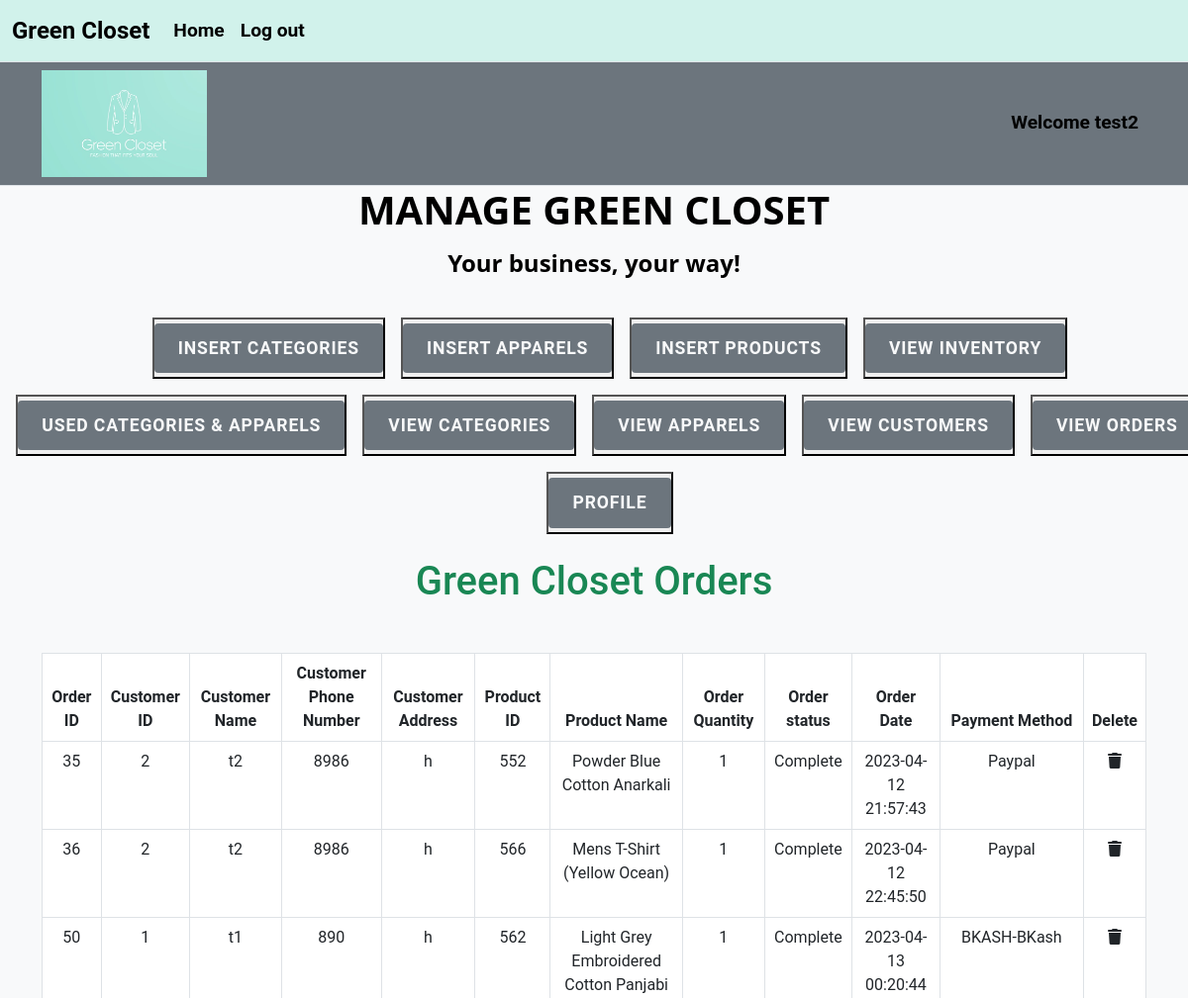
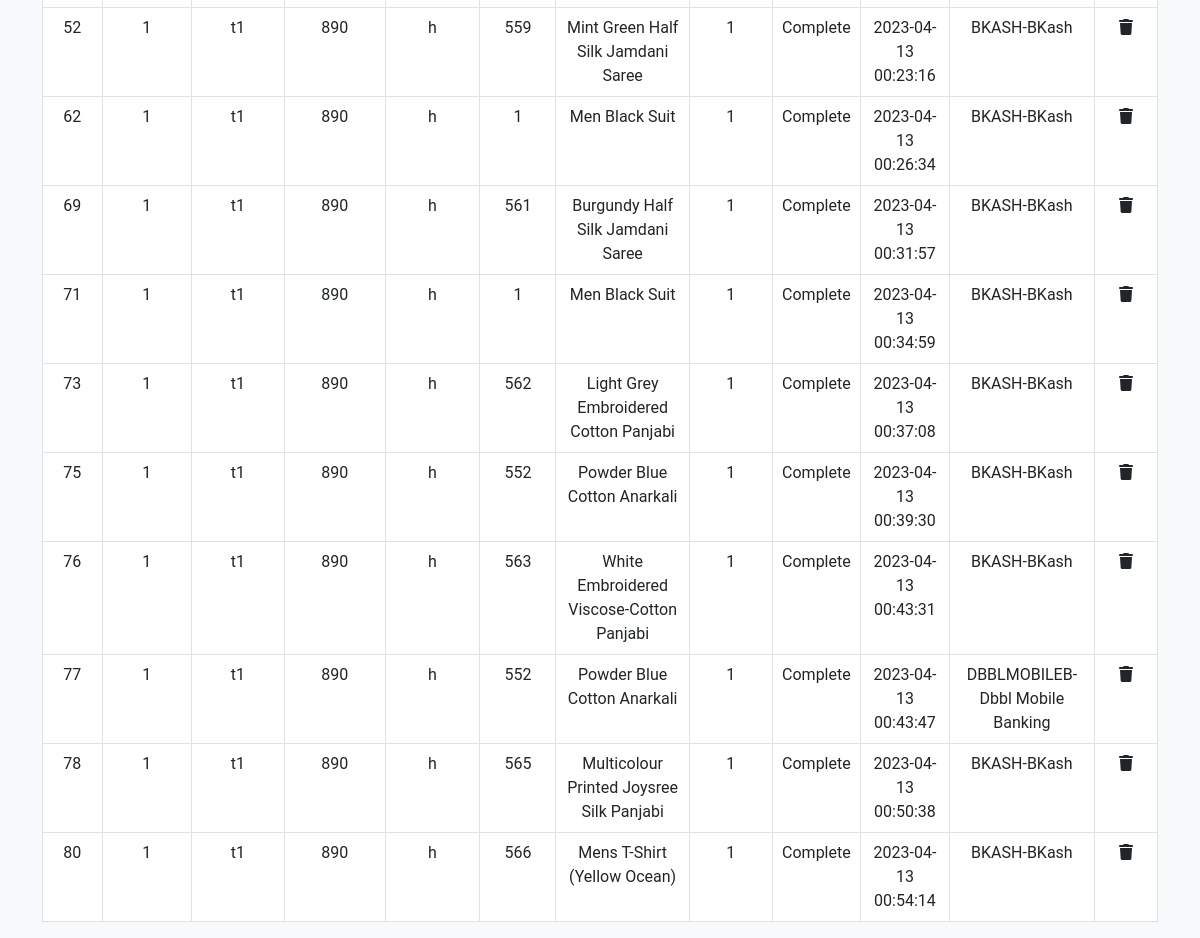
Page /Green-closet/admin_area/index.php?view_orders (signed in) on the committed database (2 pictures, top to bottom).
### tables this page shows
CREATE TABLE `orders_pending` (
  `order_id` int(11) NOT NULL,
  `user id` int(11) NOT NULL,
  `invoice_number` int(255) NOT NULL,
  `product_id` int(11) NOT NULL,
  `quantity` int(255) NOT NULL,
  `order_status` varchar(255) NOT NULL
);

CREATE TABLE `payments` (
  `payment_id` int(11) NOT NULL,
  `order_id` int(11) NOT NULL,
  `invoice_number` int(11) NOT NULL,
  `amount` int(11) NOT NULL,
  `payment_mode` varchar(255) NOT NULL,
  `date` timestamp NOT NULL DEFAULT current_timestamp() ON UPDATE current_timestamp()
);

CREATE TABLE `orders` (
  `order_id` int(11) NOT NULL,
  `user id` int(11) NOT NULL,
  `amount_due` int(255) NOT NULL,
  `invoice_number` int(255) NOT NULL,
  `total_products` int(255) NOT NULL,
  `order_date` timestamp NOT NULL DEFAULT current_timestamp() ON UPDATE current_timestamp(),
  `order_status` varchar(255) NOT NULL
);

CREATE TABLE `customer` (
  `user id` int(10) NOT NULL,
  `name` varchar(30) NOT NULL,
  `email` varchar(50) NOT NULL,
  `address` varchar(50) NOT NULL,
  `phone` int(15) NOT NULL,
  `password` varchar(500) NOT NULL,
  `ip` varchar(255) DEFAULT NULL
);

CREATE TABLE `products` (
  `product_id` int(11) NOT NULL,
  `product_title` varchar(50) NOT NULL,
  `product_description` varchar(255) NOT NULL,
  `product_keywords` varchar(255) NOT NULL,
  `category_id` int(11) NOT NULL,
  `apparel_id` int(11) NOT NULL,
  `product_image1` varchar(255) NOT NULL,
  `product_image2` varchar(255) NOT NULL,
  `product_image3` varchar(255) NOT NULL,
  `product_price` int(255) NOT NULL,
  `product_quantity` int(255) NOT NULL,
  `date` timestamp NOT NULL DEFAULT current_timestamp() ON UPDATE current_timestamp()
);

### Green-closet/admin_area/view_orders.php (the view)
<h1 class="text-center text-success">Green Closet Orders</h1>
<table class="table table-bordered mt-5">
<thead class="bg-secondary text-light text-center">
    <tr>
        <th>Order ID</th>
        <th>Customer ID</th>
        <th>Customer Name</th>
        <th>Customer Phone Number</th>
        <th>Customer Address</th>
        <th>Product ID</th>
        <th>Product Name</th>
        <th>Order Quantity</th>
        <th>Order status</th>
        <th>Order Date</th>
        <th>Payment Method</th>
        <th>Delete</th>
    </tr>
    <tbody style="background-color: #eaf4f4; color: #333;">
    <?php
    $get_cus="select * from ((((orders_pending o INNER JOIN products p on o.product_id=p.product_id)
    INNER JOIN customer c on c.`user id`=o.`user id`) INNER JOIN orders x on x.invoice_number=o.invoice_number)
    INNER JOIN payments s on s.invoice_number=o.invoice_number)";
    $result=mysqli_query($con,$get_cus);
    while ($row=mysqli_fetch_assoc($result)){
        $order_id=$row['order_id'];
        $customer_id=$row['user id'];
        $customer_name=$row['name'];
        $customer_number=$row['phone'];
        $customer_address=$row['address'];
        $product_id=$row['product_id'];
        $product_name=$row['product_title'];
        $order_qty=$row['quantity'];
        $order_status=$row['order_status'];
        $order_date=$row['order_date'];
        $payment_mode=$row['payment_mode'];
        echo"
        <tr class='text-center'>
            <td>$order_id</td>
            <td>$customer_id</td>
            <td>$customer_name</td>
            <td>$customer_number</td>
            <td>$customer_address</td>
            <td>$product_id</td>
            <td>$product_name</td>
            <td>$order_qty</td>
            <td>$order_status</td>
            <td>$order_date</td>
            <td>$payment_mode</td>
            "; ?>
            <td><a href='index.php?delete_order=<?php echo $order_id ?>' class='text-dark'><i class='fa-solid fa-trash'></i></a></td>
        </tr>
        <?php
    }
?>
    </tbody>
</thead>
</table>

### Green-closet/style.css (style rules this page uses)
* { margin: 0; padding: 0; box-sizing: border-box; }

### Green-closet/admin_area/index.php (style rules this page uses)
body { background-color: #f8f9fa; font-family: 'Roboto', sans-serif; }
body { overflow x:hidden; }

### rows in the picture
orders_pending: payments.order_id "35", orders.user id "2", customer.name "t2", customer.phone "8986", customer.address "h", product.product_id "552", product.product_title "Powder Blue Cotton Anarkali", quantity "1", orders.order_status "Complete", orders.order_date "2023-04-12 21:57:43", payments.payment_mode "Paypal"
orders_pending: payments.order_id "36", orders.user id "2", customer.name "t2", customer.phone "8986", customer.address "h", product.product_id "566", product.product_title "Mens T-Shirt (Yellow Ocean)", quantity "1", orders.order_status "Complete", orders.order_date "2023-04-12 22:45:50", payments.payment_mode "Paypal"
orders_pending: payments.order_id "50", orders.user id "1", customer.name "t1", customer.phone "890", customer.address "h", product.product_id "562", product.product_title "Light Grey Embroidered Cotton Panjabi", quantity "1", orders.order_status "Complete", orders.order_date "2023-04-13 00:20:44", payments.payment_mode "BKASH-BKash"
orders_pending: payments.order_id "52", orders.user id "1", customer.name "t1", customer.phone "890", customer.address "h", product.product_id "559", product.product_title "Mint Green Half Silk Jamdani Saree", quantity "1", orders.order_status "Complete", orders.order_date "2023-04-13 00:23:16", payments.payment_mode "BKASH-BKash"
orders_pending: payments.order_id "62", orders.user id "1", customer.name "t1", customer.phone "890", customer.address "h", product.product_id "1", product.product_title "Men Black Suit", quantity "1", orders.order_status "Complete", orders.order_date "2023-04-13 00:26:34", payments.payment_mode "BKASH-BKash"
orders_pending: payments.order_id "69", orders.user id "1", customer.name "t1", customer.phone "890", customer.address "h", product.product_id "561", product.product_title "Burgundy Half Silk Jamdani Saree", quantity "1", orders.order_status "Complete", orders.order_date "2023-04-13 00:31:57", payments.payment_mode "BKASH-BKash"
orders_pending: payments.order_id "71", orders.user id "1", customer.name "t1", customer.phone "890", customer.address "h", product.product_id "1", product.product_title "Men Black Suit", quantity "1", orders.order_status "Complete", orders.order_date "2023-04-13 00:34:59", payments.payment_mode "BKASH-BKash"
orders_pending: payments.order_id "73", orders.user id "1", customer.name "t1", customer.phone "890", customer.address "h", product.product_id "562", product.product_title "Light Grey Embroidered Cotton Panjabi", quantity "1", orders.order_status "Complete", orders.order_date "2023-04-13 00:37:08", payments.payment_mode "BKASH-BKash"
orders_pending: payments.order_id "75", orders.user id "1", customer.name "t1", customer.phone "890", customer.address "h", product.product_id "552", product.product_title "Powder Blue Cotton Anarkali", quantity "1", orders.order_status "Complete", orders.order_date "2023-04-13 00:39:30", payments.payment_mode "BKASH-BKash"
orders_pending: payments.order_id "76", orders.user id "1", customer.name "t1", customer.phone "890", customer.address "h", product.product_id "563", product.product_title "White Embroidered Viscose-Cotton Panjabi", quantity "1", orders.order_status "Complete", orders.order_date "2023-04-13 00:43:31", payments.payment_mode "BKASH-BKash"
orders_pending: payments.order_id "77", orders.user id "1", customer.name "t1", customer.phone "890", customer.address "h", product.product_id "552", product.product_title "Powder Blue Cotton Anarkali", quantity "1", orders.order_status "Complete", orders.order_date "2023-04-13 00:43:47", payments.payment_mode "DBBLMOBILEB-Dbbl Mobile Banking"
orders_pending: payments.order_id "78", orders.user id "1", customer.name "t1", customer.phone "890", customer.address "h", product.product_id "565", product.product_title "Multicolour Printed Joysree Silk Panjabi", quantity "1", orders.order_status "Complete", orders.order_date "2023-04-13 00:50:38", payments.payment_mode "BKASH-BKash"
orders_pending: payments.order_id "80", orders.user id "1", customer.name "t1", customer.phone "890", customer.address "h", product.product_id "566", product.product_title "Mens T-Shirt (Yellow Ocean)", quantity "1", orders.order_status "Complete", orders.order_date "2023-04-13 00:54:14", payments.payment_mode "BKASH-BKash"

### other values in the picture
$_SESSION['name'] "test2"
